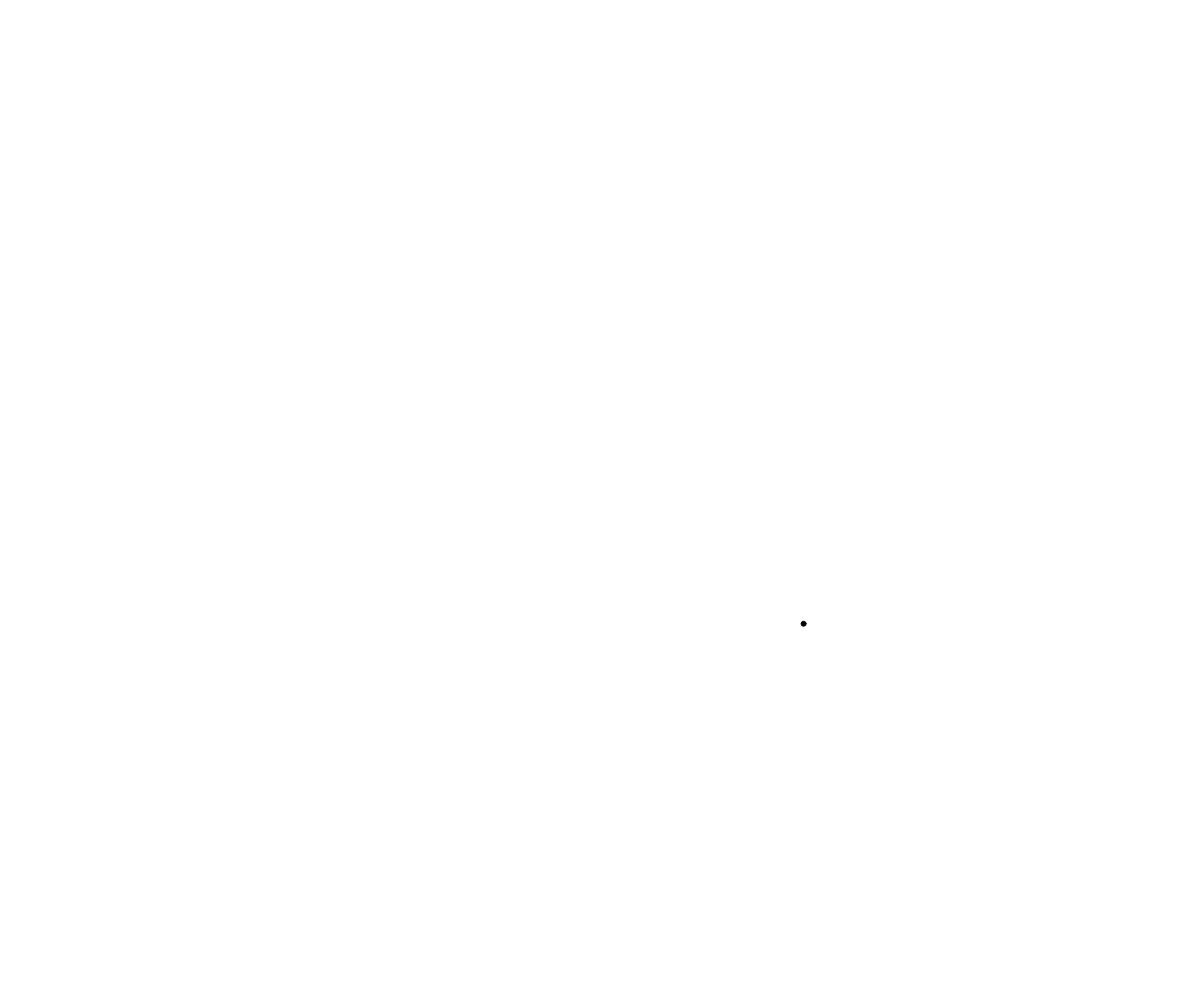
Frame 1 (no input)
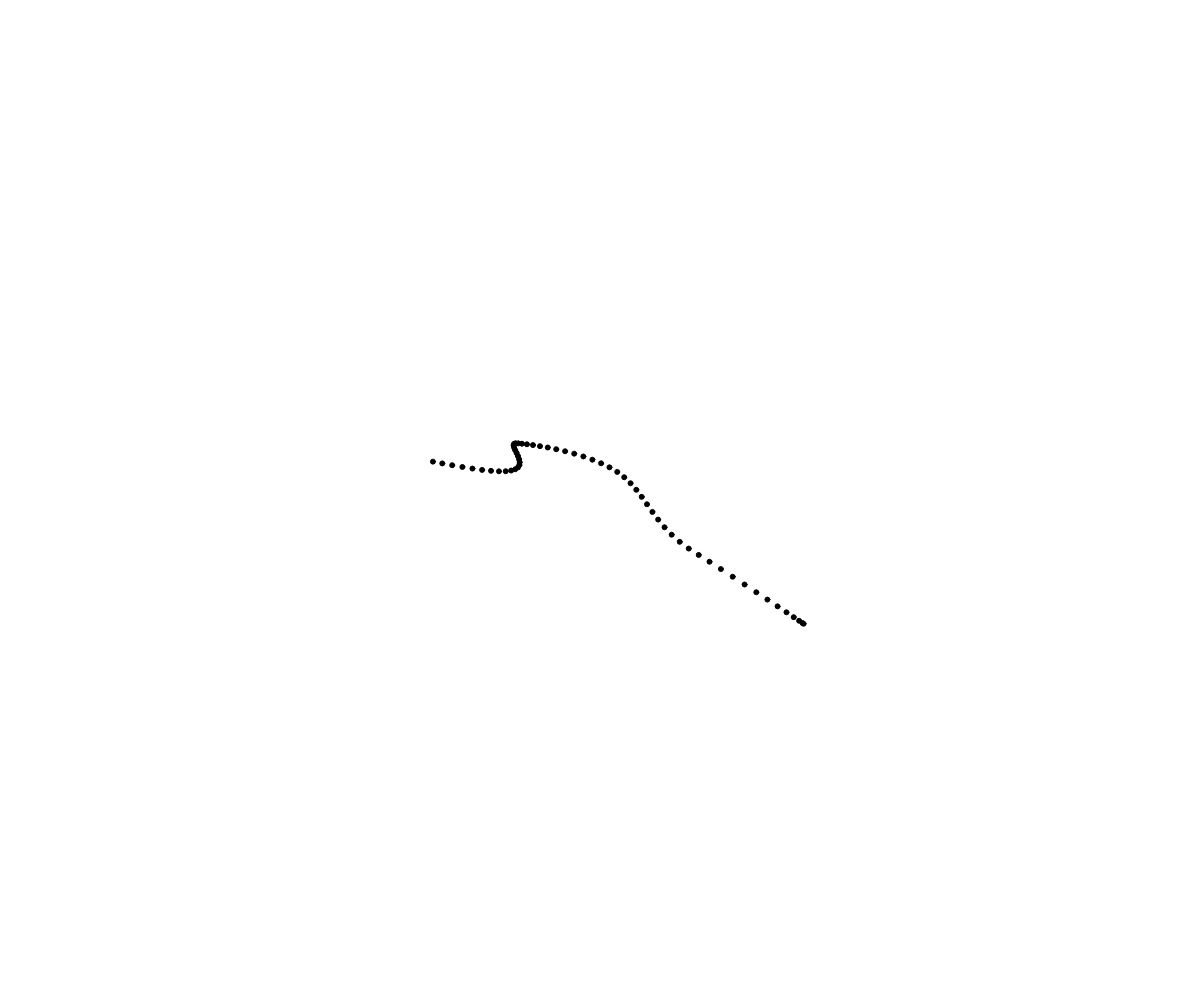
Frame 60 (no input)
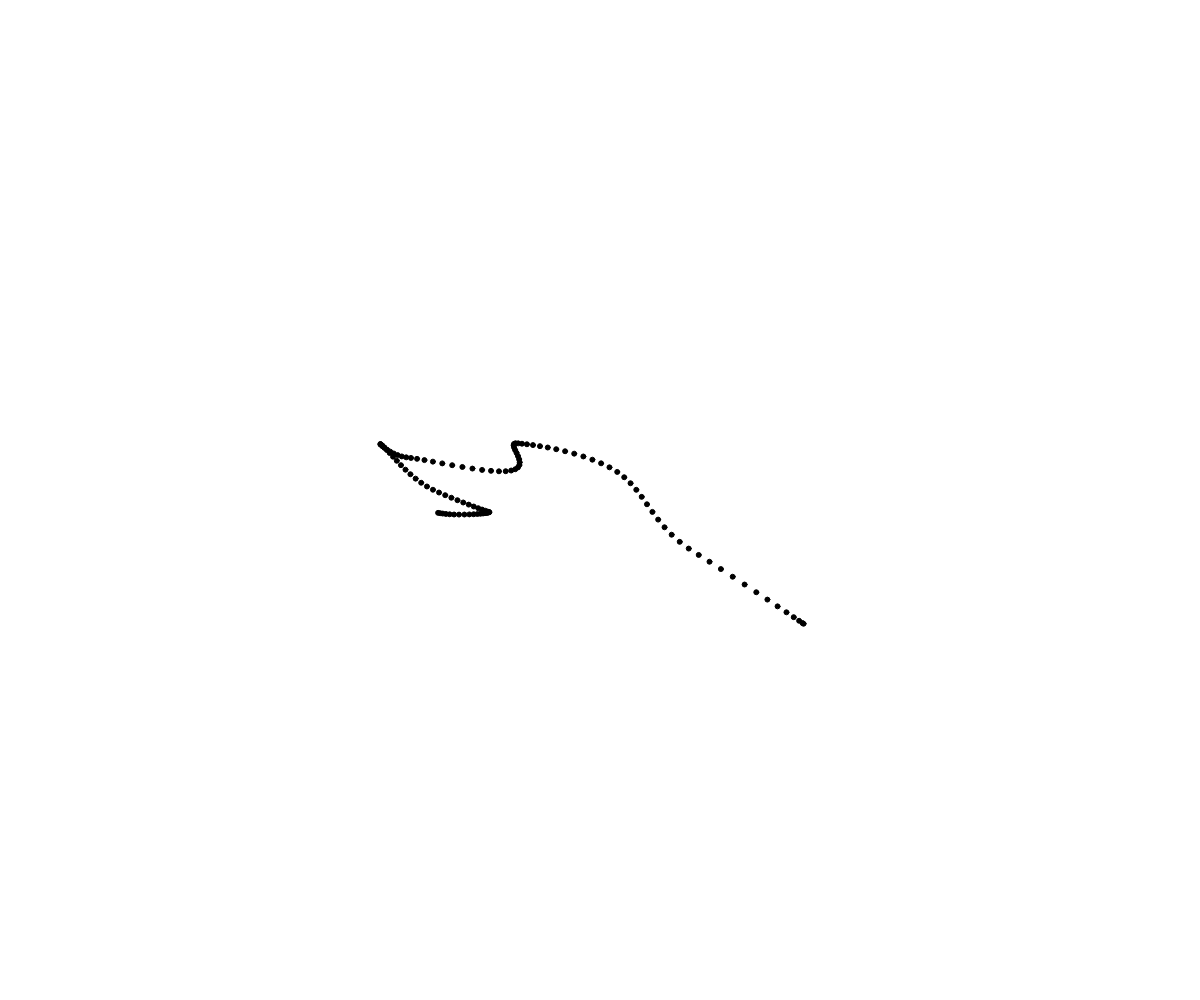
Frame 120 (the mouse pressed at the canvas centre since frame 60)

The p5.js sketch that drew these frames (run headless with seeded random() and noise() and a simulated clock; from frame 60 on, the mouse is pressed at the canvas centre):

// p5.js sketch
// ── sketch.js
// Project Title
// Your Name
// Date
//
// Extra for Experts:
// - describe what you did to take this project "above and beyond"

let time = 0;
let deltaTime = 0.01;
const TIME_OFFSET = 10000000;
async function setup() {
  createCanvas(windowWidth, windowHeight);
}


function draw() {
  let x = noise(time) * width;
  let y = noise(time + TIME_OFFSET) * height;
  
  fill("black");
  circle(x,y, 5);
  time += deltaTime;
}
